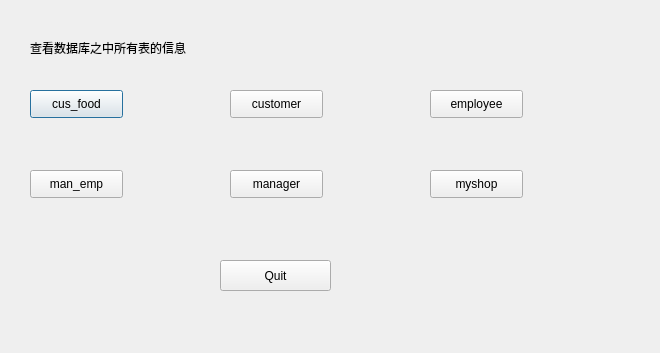
<?xml version="1.0" encoding="UTF-8"?>
<ui version="4.0">
 <class>Dialog</class>
 <widget class="QDialog" name="Dialog">
  <property name="geometry">
   <rect>
    <x>0</x>
    <y>0</y>
    <width>660</width>
    <height>353</height>
   </rect>
  </property>
  <property name="windowTitle">
   <string>Dialog</string>
  </property>
  <widget class="QLabel" name="label">
   <property name="geometry">
    <rect>
     <x>30</x>
     <y>40</y>
     <width>231</width>
     <height>16</height>
    </rect>
   </property>
   <property name="text">
    <string>查看数据库之中所有表的信息</string>
   </property>
  </widget>
  <widget class="QPushButton" name="pushButton">
   <property name="geometry">
    <rect>
     <x>30</x>
     <y>90</y>
     <width>93</width>
     <height>28</height>
    </rect>
   </property>
   <property name="text">
    <string>cus_food</string>
   </property>
  </widget>
  <widget class="QPushButton" name="pushButton_2">
   <property name="geometry">
    <rect>
     <x>230</x>
     <y>90</y>
     <width>93</width>
     <height>28</height>
    </rect>
   </property>
   <property name="text">
    <string>customer</string>
   </property>
  </widget>
  <widget class="QPushButton" name="pushButton_3">
   <property name="geometry">
    <rect>
     <x>430</x>
     <y>90</y>
     <width>93</width>
     <height>28</height>
    </rect>
   </property>
   <property name="text">
    <string>employee</string>
   </property>
  </widget>
  <widget class="QPushButton" name="pushButton_4">
   <property name="geometry">
    <rect>
     <x>430</x>
     <y>170</y>
     <width>93</width>
     <height>28</height>
    </rect>
   </property>
   <property name="text">
    <string>myshop</string>
   </property>
  </widget>
  <widget class="QPushButton" name="pushButton_5">
   <property name="geometry">
    <rect>
     <x>230</x>
     <y>170</y>
     <width>93</width>
     <height>28</height>
    </rect>
   </property>
   <property name="text">
    <string>manager</string>
   </property>
  </widget>
  <widget class="QPushButton" name="pushButton_6">
   <property name="geometry">
    <rect>
     <x>30</x>
     <y>170</y>
     <width>93</width>
     <height>28</height>
    </rect>
   </property>
   <property name="text">
    <string>man_emp</string>
   </property>
  </widget>
  <widget class="QPushButton" name="pushButton_7">
   <property name="geometry">
    <rect>
     <x>220</x>
     <y>260</y>
     <width>111</width>
     <height>31</height>
    </rect>
   </property>
   <property name="text">
    <string>Quit</string>
   </property>
  </widget>
 </widget>
 <resources/>
 <connections>
  <connection>
   <sender>pushButton_7</sender>
   <signal>clicked()</signal>
   <receiver>Dialog</receiver>
   <slot>close()</slot>
   <hints>
    <hint type="sourcelabel">
     <x>291</x>
     <y>262</y>
    </hint>
    <hint type="destinationlabel">
     <x>383</x>
     <y>237</y>
    </hint>
   </hints>
  </connection>
 </connections>
</ui>
